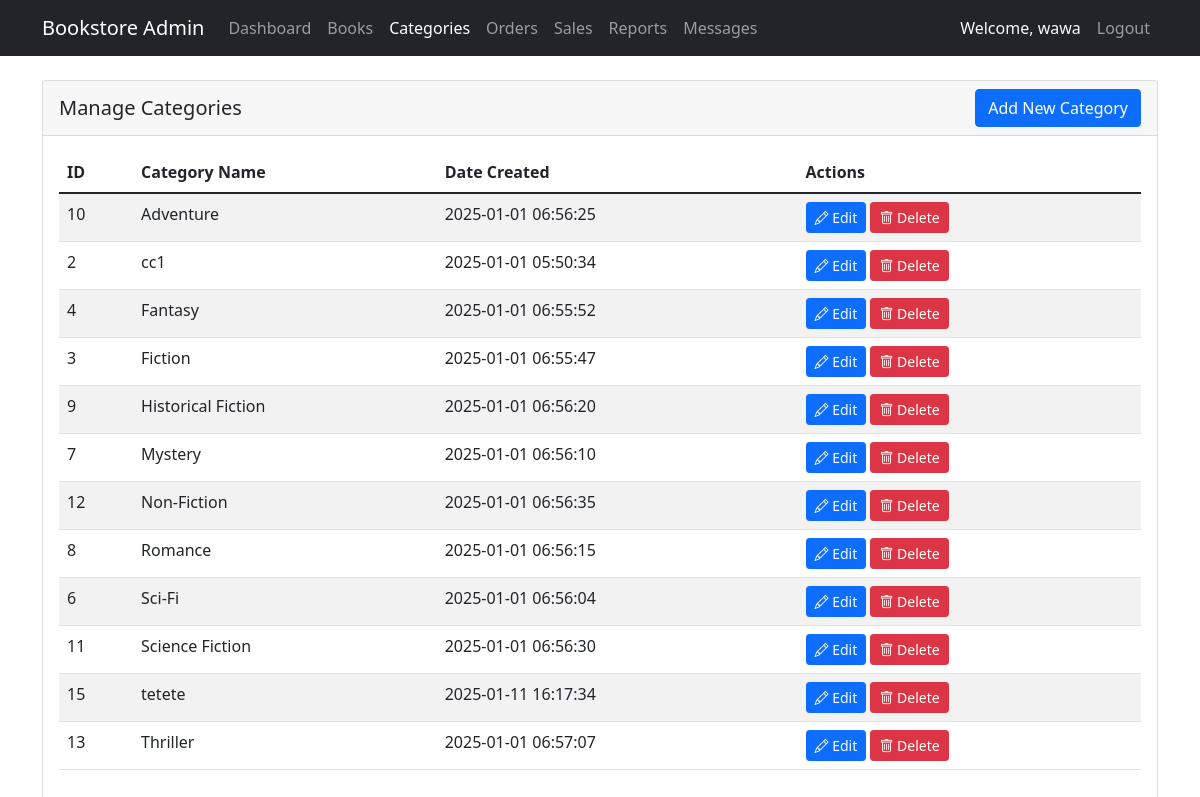
The page /admin/manage_categories.php (signed in) on the database as committed earlier.
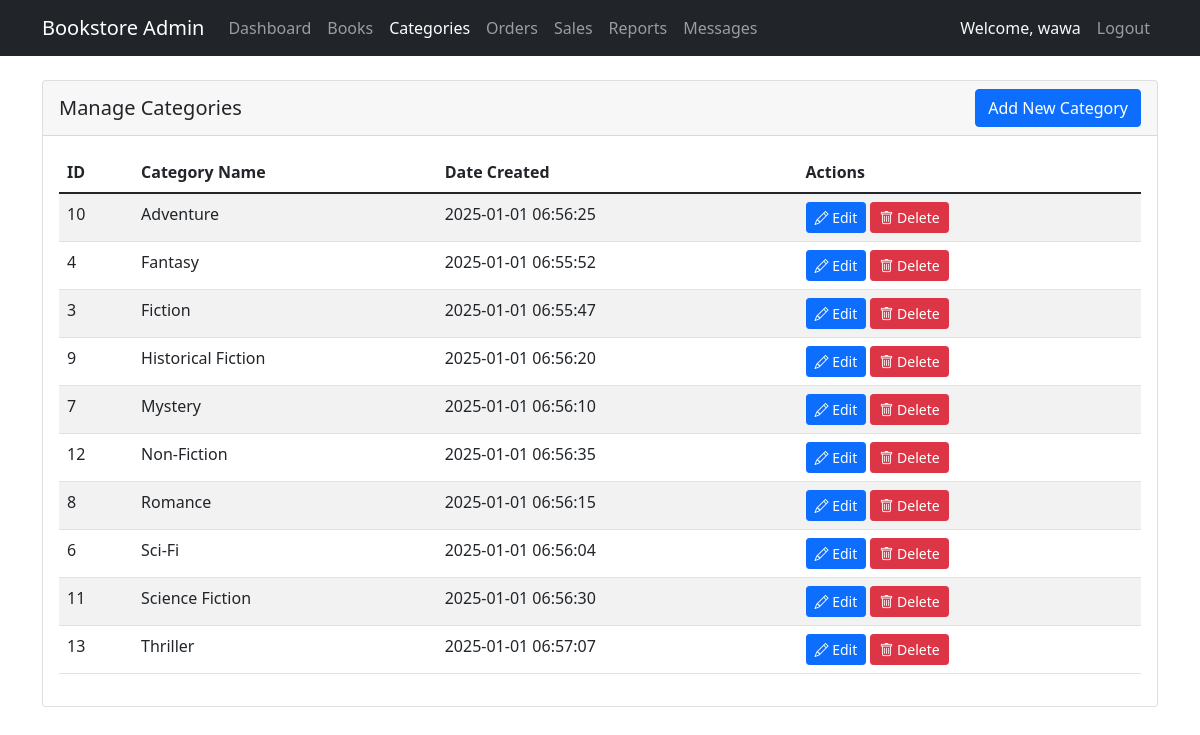
The same page on the database as committed later.
### tables this page shows
CREATE TABLE `categories` (
  `category_id` int(11) NOT NULL,
  `category_name` varchar(255) NOT NULL,
  `date_created` timestamp NOT NULL DEFAULT current_timestamp()
);

### admin/manage_categories.php (the view, shortened to what this page needs)
<?php
require_once '../auth/config.php';
$categories = $conn->query("SELECT * FROM Categories ORDER BY category_name");
?>
<!DOCTYPE html>
<html lang="en">
<head>
    <link href="https://cdn.jsdelivr.net/npm/bootstrap@5.1.3/dist/css/bootstrap.min.css" rel="stylesheet">
    <link href="https://cdn.jsdelivr.net/npm/bootstrap-icons@1.7.2/font/bootstrap-icons.css" rel="stylesheet">
</head>
<body>
    <?php include 'admin_navbar.php'; ?>
    <div class="container mt-4">
        <div class="row">
            <div class="col-md-12">
                <div class="card">
                    <div class="card-header d-flex justify-content-between align-items-center">
                        <h5 class="mb-0">Manage Categories</h5>
                        <button type="button" class="btn btn-primary" data-bs-toggle="modal" data-bs-target="#addCategoryModal">
                            Add New Category
                        </button>
                    </div>
                    <div class="card-body">
                        <table class="table table-striped">
                            <thead>
                                <tr>
                                    <th>ID</th>
                                    <th>Category Name</th>
                                    <th>Date Created</th>
                                    <th>Actions</th>
                                </tr>
                            </thead>
                            <tbody>
                                <?php while ($category = $categories->fetch_assoc()): ?>
                                    <tr>
                                        <td><?php echo $category['category_id']; ?></td>
                                        <td><?php echo htmlspecialchars($category['category_name']); ?></td>
                                        <td><?php echo date('Y-m-d H:i:s', strtotime($category['date_created'])); ?></td>
                                        <td>
                                            <button class="btn btn-sm btn-primary" data-bs-toggle="modal" data-bs-target="#editCategoryModal<?php echo $category['category_id']; ?>">
                                                <i class="bi bi-pencil"></i> Edit
                                            </button>
                                            <button class="btn btn-sm btn-danger" data-bs-toggle="modal" data-bs-target="#deleteCategoryModal<?php echo $category['category_id']; ?>">
                                                <i class="bi bi-trash"></i> Delete
                                            </button>
                                        </td>
                                    </tr>
                                <?php endwhile; ?>
                            </tbody>
                        </table>
                    </div>
                </div>
            </div>
        </div>
    </div>
</body>
</html>

Rows that differ between the two databases and show on the page:
removed categories: category_id "2", category_name "cc1", date_created "2025-01-01 05:50:34"
removed categories: category_id "15", category_name "tetete", date_created "2025-01-11 16:17:34"
